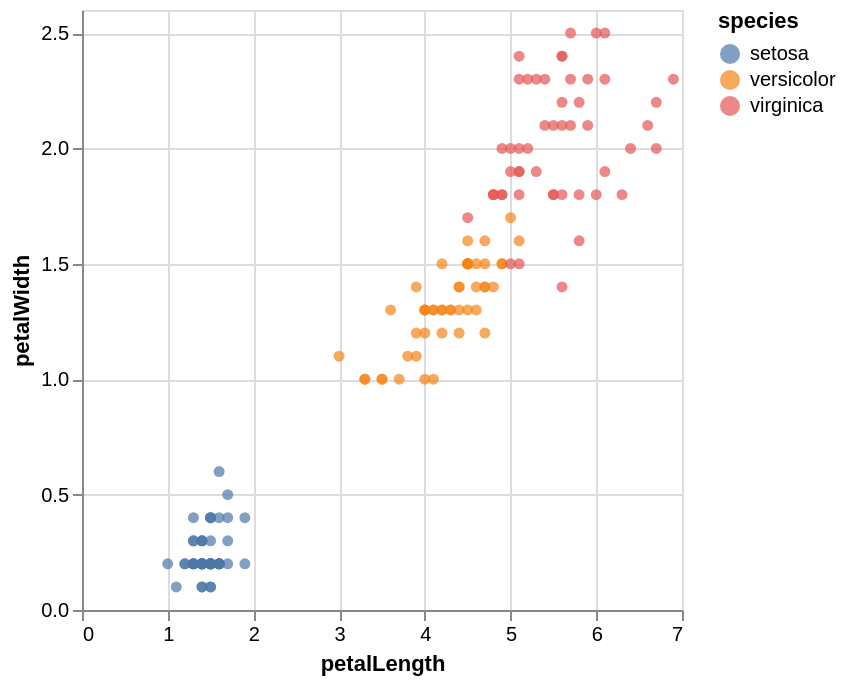

The code cell stored with this chart in its notebook:
### Markdown cell above
## Example of declarative visualization

### Code cell
alt.Chart(df).mark_circle().encode(
    x='petalLength',
    y='petalWidth',
    color='species'
)

### Figure 1 — Vega-Lite specification as saved in the notebook (floating-point values rounded to 4 significant figures; data arrays with more than 128 entries replaced by an {"elided": "..."} marker saying what was removed)
{"config": {"view": {"continuousWidth": 300, "continuousHeight": 300}}, "data": {"name": "data-5492ad92962bad06c6c3f4c2fd78919a"}, "mark": {"type": "circle"}, "encoding": {"color": {"field": "species", "type": "nominal"}, "x": {"field": "petalLength", "type": "quantitative"}, "y": {"field": "petalWidth", "type": "quantitative"}}, "$schema": "https://vega.github.io/schema/vega-lite/v5.20.1.json", "datasets": {"data-5492ad92962bad06c6c3f4c2fd78919a": {"elided": "150 records"}}}
